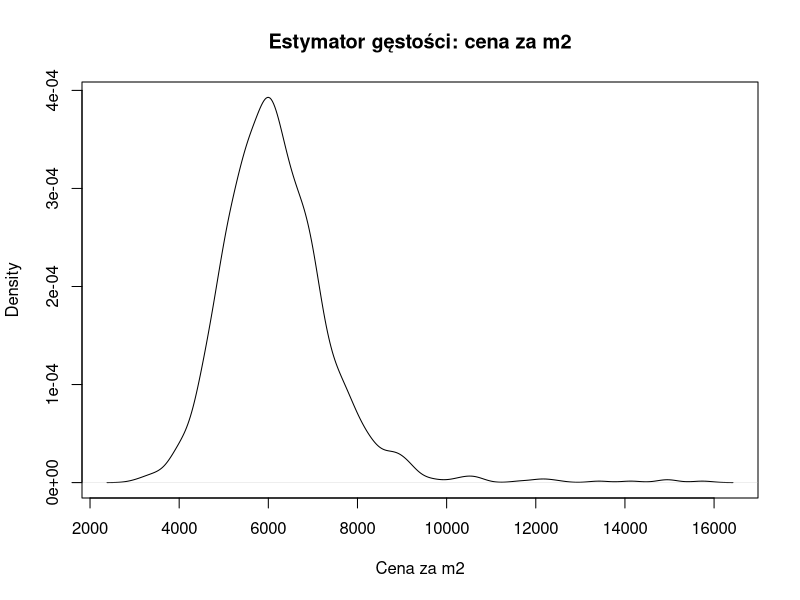
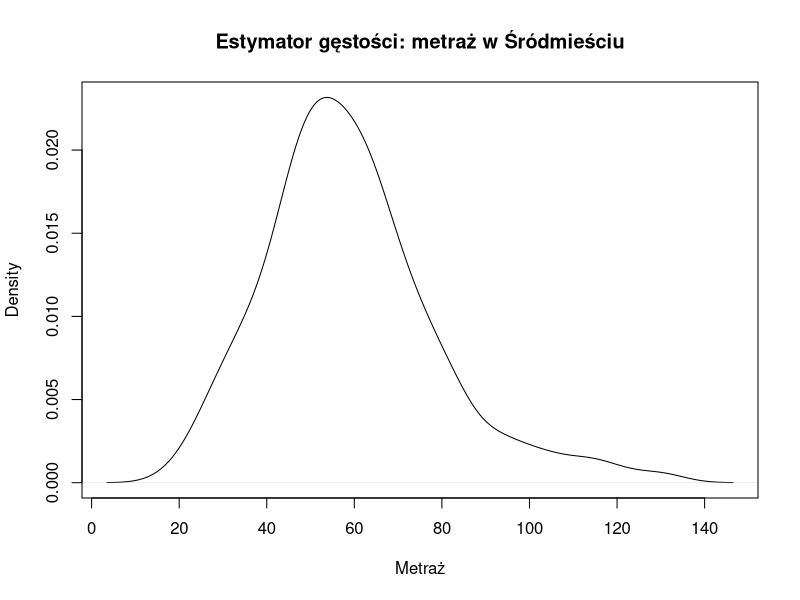
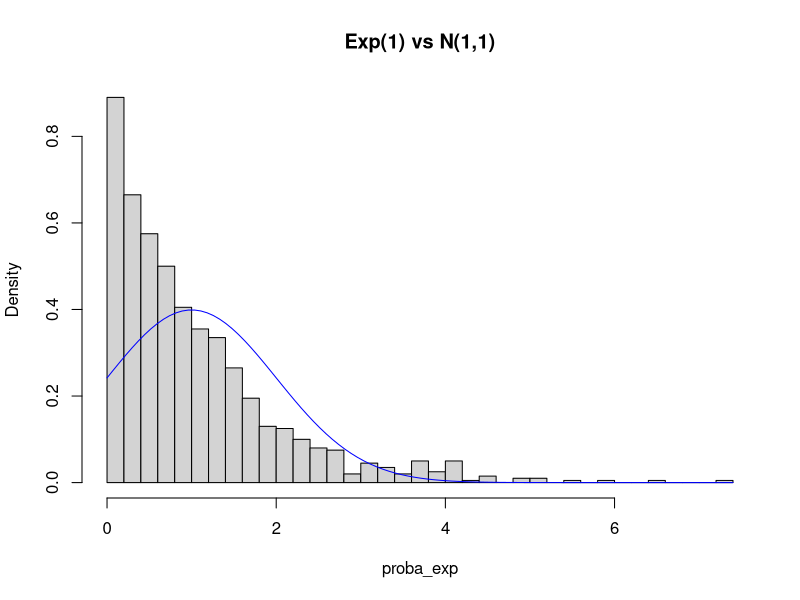
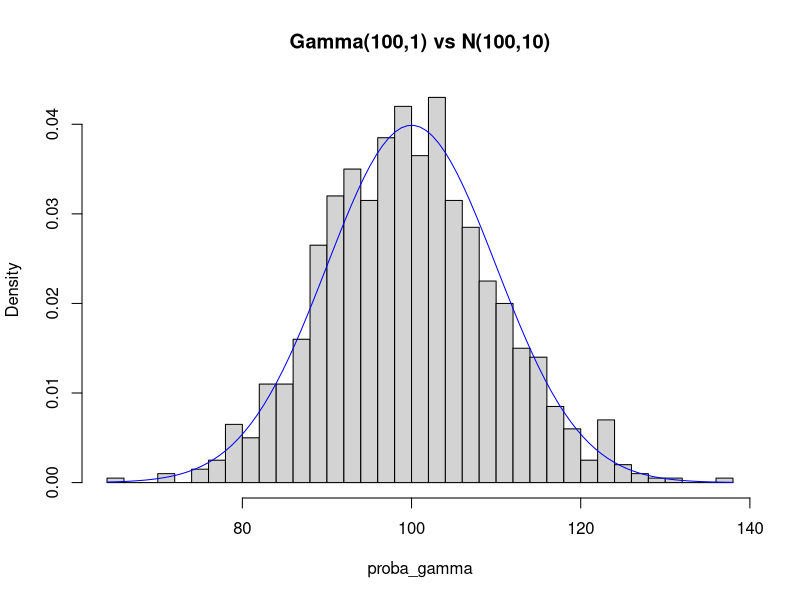

Source code (R) for these figures, in order:
# Wyniki rzutów kostką
wyniki <- c(171, 200, 168, 213, 226, 222)

# a) Oczekiwane frekwencje (kostka symetryczna)
n <- sum(wyniki)
oczekiwane <- rep(n / 6, 6)
print(oczekiwane)

# b) Statystyka testowa chi-kwadrat
statystyka <- sum((wyniki - oczekiwane)^2 / oczekiwane)
print(statystyka)

# c) Wartość p
p_value <- pchisq(statystyka, df = 5, lower.tail = FALSE)
print(p_value)

# d) Wniosek
if (p_value < 0.05) {
  print("Odrzucamy hipotezę o symetryczności kostki (istotna różnica).")
} else {
  print("Brak podstaw do odrzucenia hipotezy o symetryczności kostki.")
}

# e) Test chi-kwadrat wbudowany
test <- chisq.test(wyniki, p = rep(1 / 6, 6))
print(test)

# 2. Tablica wykształcenie vs płeć
tablica <- matrix(c(200, 300, 150, 350), nrow = 2, byrow = TRUE)
colnames(tablica) <- c("Wyższe", "Średnie")
rownames(tablica) <- c("Kobiety", "Mężczyźni")
print(tablica)

# a) Oczekiwane frekwencje
rzedy <- rowSums(tablica)
kolumny <- colSums(tablica)
n <- sum(tablica)
oczekiwane <- outer(rzedy, kolumny) / n
print(oczekiwane)

# b) Statystyka testowa chi-kwadrat (Pearsona)
statystyka <- sum((tablica - oczekiwane)^2 / oczekiwane)
print(statystyka)

# c) Wartość p
df <- (nrow(tablica) - 1) * (ncol(tablica) - 1)
p_value <- pchisq(statystyka, df = df, lower.tail = FALSE)
print(p_value)

# d) Wniosek
if (p_value < 0.05) {
  print("Odrzucamy hipotezę o niezależności (istnieje zależność między płcią a wykształceniem).")
} else {
  print("Brak podstaw do odrzucenia hipotezy o niezależności.")
}

# e) Test chi-kwadrat wbudowany
test_chi <- chisq.test(tablica, correct = FALSE)
print(test_chi)

# f) Test Fishera
test_fisher <- fisher.test(tablica)
print(test_fisher)

# 3. Import danych z pliku mieszkania.csv
# Zakładam, że plik mieszkania.csv znajduje się w folderze Lab11
mieszkania <- read.csv("Lab11/mieszkania.csv", header = TRUE, sep = ";", stringsAsFactors = FALSE)
print(head(mieszkania))

# a) Tabela rozdzielcza liczby pokoi w zależności od dzielnicy
tabela_pokoje <- table(mieszkania$Pokoje, mieszkania$Dzielnica)
print(tabela_pokoje)

# b) Nowa zmienna: pokoje_4plus
mieszkania$pokoje_4plus <- ifelse(mieszkania$Pokoje >= 4, 4, mieszkania$Pokoje)
tabela_pokoje_4plus <- table(mieszkania$pokoje_4plus, mieszkania$Dzielnica)
print(tabela_pokoje_4plus)

# c) Test niezależności liczby pokoi od dzielnicy
test_chi_pokoje <- chisq.test(tabela_pokoje_4plus)
print(test_chi_pokoje)

# 4. Analiza ceny za m2 względem dzielnicy

# a) Zmienna: czy cena za m2 > 6000 zł
mieszkania$cena_m2 <- mieszkania$Cena / mieszkania$Metraz
mieszkania$cena_m2_6000 <- ifelse(mieszkania$cena_m2 > 6000, "powyzej_6000", "ponizej_6000")
print(table(mieszkania$cena_m2_6000))

# b) Tabela rozdzielcza: cena_m2_6000 vs dzielnica
tabela_cena_dzielnica <- table(mieszkania$cena_m2_6000, mieszkania$Dzielnica)
print(tabela_cena_dzielnica)

# Test niezależności: czy udział mieszkań z ceną >6000zł zależy od dzielnicy
test_chi_cena <- chisq.test(tabela_cena_dzielnica)
print(test_chi_cena)

# 5. Testowanie normalności i estymacja gęstości

# a) Test normalności dla ceny za m2
shapiro_test_cena <- shapiro.test(mieszkania$cena_m2)
print(shapiro_test_cena)

# Wykres estymatora gęstości dla ceny za m2
plot(density(mieszkania$cena_m2), main = "Estymator gęstości: cena za m2", xlab = "Cena za m2")

# b) Test normalności dla metrażu mieszkań w Śródmieściu
metraz_srodmiescie <- mieszkania$Metraz[mieszkania$Dzielnica == "Srodmiescie"]
shapiro_test_metraz <- shapiro.test(metraz_srodmiescie)
print(shapiro_test_metraz)

# Wykres estymatora gęstości dla metrażu w Śródmieściu
plot(density(metraz_srodmiescie), main = "Estymator gęstości: metraż w Śródmieściu", xlab = "Metraż")

# 6. Centralne twierdzenie graniczne i testy rozkładów

# a) Próbka z rozkładu wykładniczego Exp(1), wartość oczekiwana = 1
set.seed(123)
proba_exp <- rexp(1000, rate = 1)

# b) Testy dla próbki wykładniczej
# i) Test normalności (H0: rozkład normalny N(1,1))
shapiro_test_exp_norm <- shapiro.test(proba_exp)
print(shapiro_test_exp_norm)

# Porównanie z rozkładem normalnym N(1,1) - wykres
hist(proba_exp, probability = TRUE, breaks = 30, main = "Exp(1) vs N(1,1)")
curve(dnorm(x, mean = 1, sd = 1), col = "blue", add = TRUE)

# ii) Test zgodności z rozkładem wykładniczym Exp(1) (test Kolmogorova-Smirnova)
ks_test_exp <- ks.test(proba_exp, "pexp", rate = 1)
print(ks_test_exp)

# c) Próbka z rozkładu Gamma(k=100, scale=1)
proba_gamma <- rgamma(1000, shape = 100, scale = 1)

# d) Testy dla próbki gamma
# i) Test normalności (H0: N(100,10))
shapiro_test_gamma_norm <- shapiro.test(proba_gamma)
print(shapiro_test_gamma_norm)

# Porównanie z rozkładem normalnym N(100,10) - wykres
hist(proba_gamma, probability = TRUE, breaks = 30, main = "Gamma(100,1) vs N(100,10)")
curve(dnorm(x, mean = 100, sd = 10), col = "blue", add = TRUE)

# ii) Test zgodności z rozkładem Gamma(100,1) (test Kolmogorova-Smirnova)
ks_test_gamma <- ks.test(proba_gamma, "pgamma", shape = 100, scale = 1)
print(ks_test_gamma)
